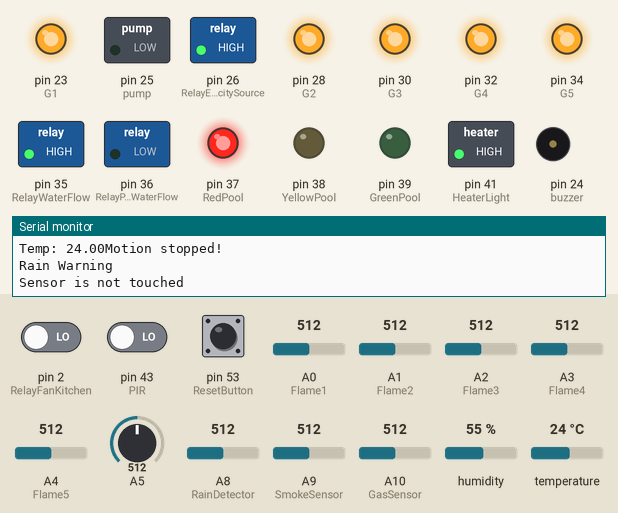
A sketch run on a simulated Arduino Mega 2560, built with avr-gcc and run on an emulated ATmega2560. Parts: switched loads named in the sketch (green lamp = pin HIGH), output pins drawn as LEDs (lit = HIGH), buzzer (waves = sounding, pin HIGH), the last lines printed to the serial monitor. The inputs (shaded band) are chosen by the test bench; at power-on: temperature 24 °C, A5 = 512, A0 (Flame1) = 512, pin 53 (ResetButton) LOW, pin 2 (RelayFanKitchen) LOW, pin 43 (PIR) LOW, A1 (Flame2) = 512, A2 (Flame3) = 512, A3 (Flame4) = 512, A4 (Flame5) = 512, A8 (RainDetector) = 512, A9 (SmokeSensor) = 512, A10 (GasSensor) = 512, humidity 55 %. Pins used as bus, display or sensor lines are not drawn.

Above: at 1.2 s.
1.3 s: temperature set to 26 °C
At 4.4 s:
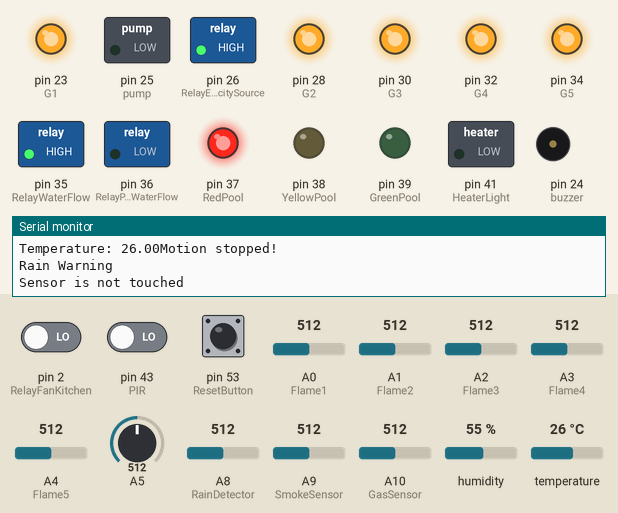
4.7 s: A5 set to 346
6.2 s: A5 set to 313
At 7.0 s:
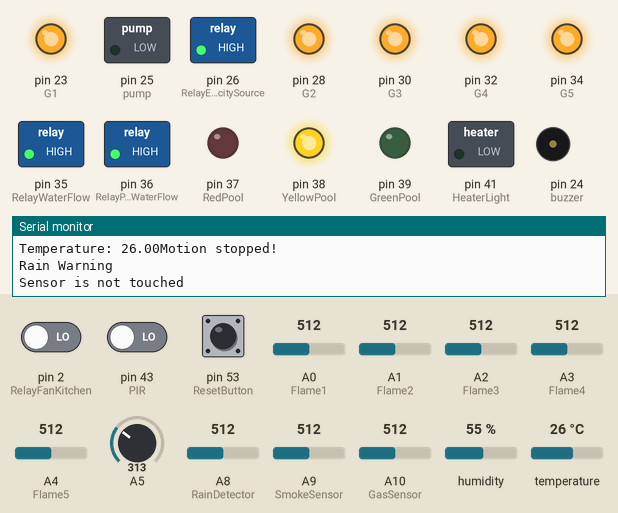
7.9 s: A0 (Flame1) set to 158
9.4 s: A0 (Flame1) set to 137
At 10.6 s:
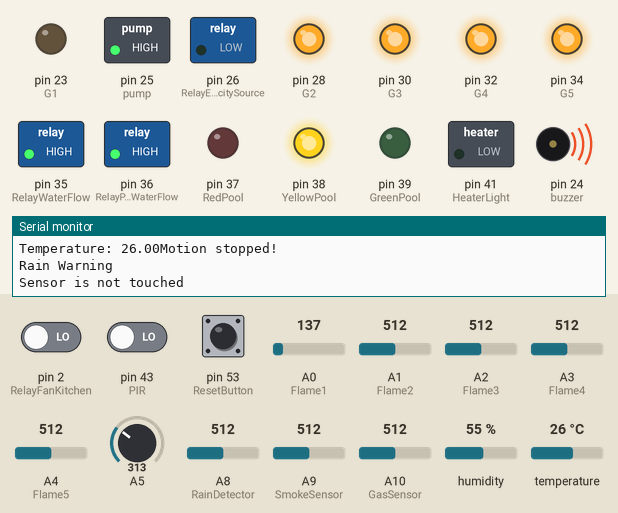
11.2 s: pin 53 (ResetButton) pulled HIGH for 0.25 s
At 11.9 s:
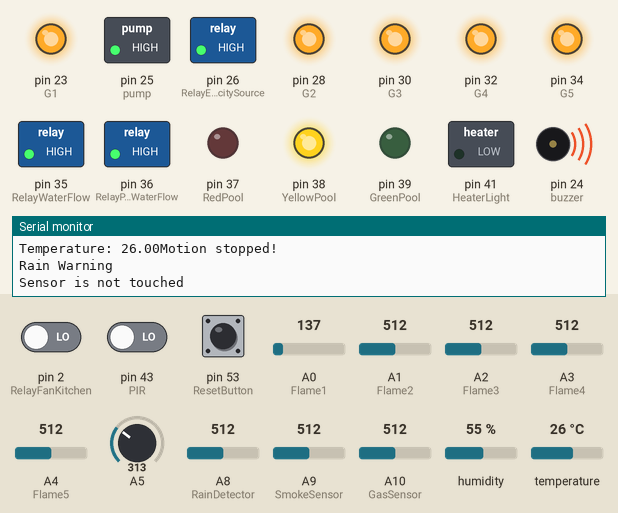
Timing chart, 0 to 14.4 s (numbered marks = the images above; inputs shaded):
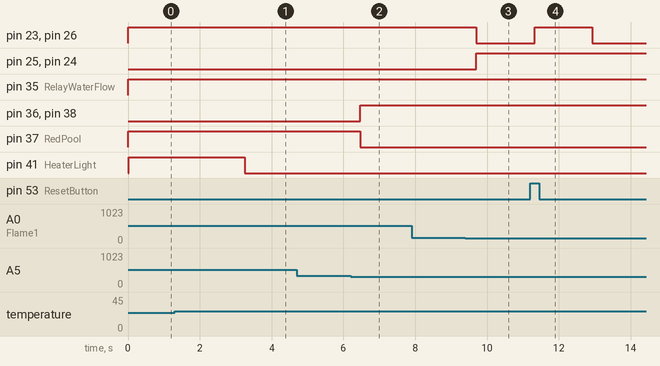

Measured:
- the behaviour switches between 24 and 25 °C on temperature (found by bisection; images 0 and 1)
- the behaviour switches between 331 and 330 on A5 (found by bisection; images 1 and 2)
- the behaviour switches between 150 and 149 on A0 (Flame1) (found by bisection; images 2 and 3)
- after the input at 1.3 s, pin 41 (HeaterLight): HIGH → LOW after 2.0 s
- after the input at 6.2 s, pin 36 (RelayPoolWaterFlow), pin 38 (YellowPool): LOW → HIGH after 0.27 s; pin 37 (RedPool): HIGH → LOW after 0.27 s
- after the input at 9.4 s, pin 23 (G1), pin 26 (RelayElectricitySource): HIGH → LOW after 0.30 s; pin 25 (pump), pin 24 (buzzer): LOW → HIGH after 0.30 s
- after the input at 11.2 s, pin 23 (G1), pin 26 (RelayElectricitySource): LOW → HIGH after 0.12 s, → LOW 1.6 s later

The sketch:

ECO_Smart_Home.ino
```cpp
#include <DHT.h>
#include <DHT_U.h>
#include <IRremote.h>

#define DHTPIN A7
#define DHTTYPE DHT11
DHT dht(DHTPIN, DHTTYPE);

    int R1 = 22;
    int G1 = 23;
    int buzzer = 24;

    int Flame1 = A0 ;

    int R2 = 27;
    int G2 = 28;
    int Flame2 = A1;

    int R3 = 29;
    int G3 = 30;
    int Flame3 = A2;

    int R4 = 31;
    int G4 = 32;
    int Flame4 = A3;

    int R5 = 33;
    int G5 = 34;
    int Flame5 = A4;

    int sensorThreshold = 150;


    int ResetButton = 53;
    int PushOrPull = 0;

    int SoilMoisture = A5;


    int WaterLevel = A6;

    int RedPool = 37;
    int YellowPool = 38;
    int GreenPool = 39;


    int HeaterLight = 41;

    int Reciver = 42;
    #define code1 16724175    // code received from button no. 1
    #define code2 16718055    // code received from button no. 2
    #define code3 16743045    // code received from button no. 3
    #define code4 16716015    // code received from button no. 4
    IRrecv irrecv(Reciver);
    decode_results results;
//  int relay1 = 2;
//  int relayState[] = {0,0,0,0,0};

     int PIR = 43;

     // lowest and highest sensor readings:
     const int sensorMin = 0;     // sensor minimum
     const int sensorMax = 1024;  // sensor maximum
     int RainDetector = A8;

     int TouchSensor = 44;

    int pump = 25;
    int RelayElectricitySource = 26;
    int RelayAC = 40;
    int RelayPoolWaterFlow = 36;
    int RelayWaterFlow = 35;
    int RelayLEDLivingRoom = 45;
    int RelayLEDKitchen = 46;
    int RelayLEDGarage = 47;
    int RelayLEDBathroom = 48;
    int RelayLEDBedroom = 49;
    int RelayLEDAttic = 50;
    int RelayLEDBalcony = 51;
    int RelayLEDOutside = 52;
    int RelayFanAttic = 53;
    int RelayFanKitchen = 2;

    int in1A = 3;
    int in2A = 4;
    int SpeedMainEntranceDoor = 5;

    int in3A = 6;
    int in4A = 7;
    int SpeedMainDoor = 8;

    int in1B = 9;
    int in2B = 10;
    int SpeedGarageDoor = 11;

    int in3B = 12;
    int in4B = 13;
    int SpeedPoolDoor = 14;


    int SmokeSensor = A9;

    int GasSensor = A10;

    int ServoLivingRoom = 15;
    int ServoKitchen = 16;
    int ServoBedroom = 17;
    int ServoBathroom = 18;

    int IRGarage1 = 19;
    int IRGarage2 = 20;
    int IRMainEntrance1 = 21;
  //  int IRMainEntrance2 = 22;

  //  int PhotocellSensor = 23;

  //   int RFID = 24,25,26,27,28,29,30;

 //    int Steppier = 31,32,33,34;


void setup()
{
    Serial.begin(9600);

    irrecv.enableIRIn();

    pinMode(G1, OUTPUT);
    pinMode(R1, OUTPUT);

    pinMode(G2, OUTPUT);
    pinMode(R2, OUTPUT);

    pinMode(G3, OUTPUT);
    pinMode(R3, OUTPUT);

    pinMode(G4, OUTPUT);
    pinMode(R4, OUTPUT);

    pinMode(G5, OUTPUT);
    pinMode(R5, OUTPUT);

    pinMode(RedPool, OUTPUT);
    pinMode(YellowPool,OUTPUT);
    pinMode(GreenPool,OUTPUT);

    pinMode(buzzer, OUTPUT);

    pinMode(RelayElectricitySource, OUTPUT);
    pinMode(pump, OUTPUT);
    pinMode(RelayWaterFlow,OUTPUT);
    pinMode(RelayPoolWaterFlow,OUTPUT);
    pinMode(RelayFanKitchen,OUTPUT);

    pinMode(ResetButton, INPUT);

    pinMode(Flame1, INPUT) ;
    pinMode(Flame2, INPUT) ;
    pinMode(Flame3, INPUT) ;
    pinMode(Flame4, INPUT) ;
    pinMode(Flame5, INPUT) ;

    pinMode(RelayAC, OUTPUT);
    pinMode(HeaterLight, OUTPUT);

    pinMode(PIR, INPUT);

    pinMode(RainDetector, INPUT);

    pinMode(TouchSensor, INPUT);

    pinMode(in1A,OUTPUT);
    pinMode(in2A,OUTPUT);
    pinMode(SpeedMainEntranceDoor,OUTPUT);
    pinMode(in3A,OUTPUT);
    pinMode(in4A,OUTPUT);
    pinMode(SpeedMainDoor,OUTPUT);
    pinMode(in1B,OUTPUT);
    pinMode(in2B,OUTPUT);
    pinMode(SpeedGarageDoor,OUTPUT);
    pinMode(in3B,OUTPUT);
    pinMode(in4B,OUTPUT);
    pinMode(SpeedPoolDoor,OUTPUT);

    pinMode(SmokeSensor, INPUT);

    pinMode(GasSensor, INPUT);

    dht.begin();
    digitalWrite(RelayAC, LOW);
    digitalWrite(HeaterLight, LOW);

    digitalWrite(G1, HIGH);
    digitalWrite(G2, HIGH);
    digitalWrite(G3, HIGH);
    digitalWrite(G4, HIGH);
    digitalWrite(G5, HIGH);

    digitalWrite(RelayElectricitySource, HIGH);
    digitalWrite(pump, LOW);
    digitalWrite(RelayWaterFlow, LOW);
    digitalWrite(RelayPoolWaterFlow, LOW);
    pinMode(RelayFanKitchen,LOW);

    pinMode(in1A,LOW);
    pinMode(in2A,LOW);
    pinMode(SpeedMainEntranceDoor,LOW);
    pinMode(in3A,LOW);
    pinMode(in4A,LOW);
    pinMode(SpeedMainDoor,LOW);
    pinMode(in1B,LOW);
    pinMode(in2B,LOW);
    pinMode(SpeedGarageDoor,LOW);
    pinMode(in3B,LOW);
    pinMode(in4B,LOW);
    pinMode(SpeedPoolDoor,LOW);

}

void loop() {

    int DigitalFlame1 = analogRead(Flame1);
    int DigitalFlame2 = analogRead(Flame2);
    int DigitalFlame3 = analogRead(Flame3);
    int DigitalFlame4 = analogRead(Flame4);
    int DigitalFlame5 = analogRead(Flame5);

    PushOrPull = digitalRead(ResetButton);

    int AnalogRainDetector = analogRead(RainDetector);
    int range = map(AnalogRainDetector, sensorMin, sensorMax, 0, 3);

    int AnalogSmokeSensor = analogRead(SmokeSensor);
    int AnalogGasSensor = analogRead(GasSensor);

/*---------- Gas Leak System ----------*/
if ( AnalogGasSensor < sensorThreshold )
{
    digitalWrite(buzzer,HIGH);
    digitalWrite(RelayFanKitchen,HIGH);
}

/*---------- Smoke System ----------*/
if ( AnalogSmokeSensor < sensorThreshold )
{
    digitalWrite(buzzer,HIGH);
}

/*---------- Fire System ----------*/
if ( DigitalFlame1 < sensorThreshold )
{

    digitalWrite(R1, HIGH);
    digitalWrite(G1, LOW);
    digitalWrite(buzzer,HIGH);

    digitalWrite(RelayElectricitySource, LOW);
    digitalWrite(pump, HIGH);
}
else
{
  if( DigitalFlame2 < sensorThreshold)
  {
    digitalWrite(R2, HIGH);
    digitalWrite(G2, LOW);
    digitalWrite(buzzer,HIGH);

    digitalWrite(RelayElectricitySource, LOW);
    digitalWrite(pump, HIGH);
  }
  else
  {
    if(DigitalFlame3 < sensorThreshold)
    {
     digitalWrite(R3, HIGH);
     digitalWrite(G3, LOW);
     digitalWrite(buzzer,HIGH);

     digitalWrite(RelayElectricitySource, LOW);
     digitalWrite(pump, HIGH);
    }
    else
    {
      if(DigitalFlame4 < sensorThreshold)
      {
       digitalWrite(R4, HIGH);
       digitalWrite(G4, LOW);
       digitalWrite(buzzer,HIGH);

       digitalWrite(RelayElectricitySource, LOW);
       digitalWrite(pump, HIGH);
      }
      else
      {
        if(DigitalFlame5 < sensorThreshold)
        {
         digitalWrite(R5, HIGH);
         digitalWrite(G5, LOW);
         digitalWrite(buzzer,HIGH);

         digitalWrite(RelayElectricitySource, LOW);
         digitalWrite(pump, HIGH);
        }
        else
        {
          digitalWrite(pump, LOW);
        }
      }
    }
  }
}

if(PushOrPull == HIGH)
{

    digitalWrite(RelayElectricitySource, HIGH);

    digitalWrite(R1, LOW);
    digitalWrite(G1, HIGH);
    digitalWrite(R2, LOW);
    digitalWrite(G2, HIGH);
    digitalWrite(R3, LOW);
    digitalWrite(G3 , HIGH);
    digitalWrite(R4, LOW);
    digitalWrite(G4, HIGH);
    digitalWrite(R5, LOW);
    digitalWrite(G5 , HIGH);

}

/*---------- Irrigation System ----------*/
if (SoilMoisture > 50)
  {
    digitalWrite(RelayWaterFlow, HIGH);
  }
  else
  {
    digitalWrite(RelayWaterFlow, LOW);
  }

/*---------- Water Level System ----------*/
if(analogRead(A5)<25)
{
   Serial.println("Water Level: Empty");
   Serial.println(analogRead(A5));
   digitalWrite (RedPool,LOW);
   digitalWrite(YellowPool,LOW);
   digitalWrite(GreenPool,LOW);
   digitalWrite(RelayPoolWaterFlow, HIGH);
}
else
{
  if(analogRead(A5) > 25 && analogRead(A5) <=275)
  {
    Serial.println("Water Level: Low");
    Serial.println(analogRead(A5));
    digitalWrite (RedPool,LOW);
    digitalWrite(YellowPool,LOW);
    digitalWrite(GreenPool,HIGH);
    digitalWrite(RelayPoolWaterFlow, HIGH);
  }
  else
  {
    if(analogRead(A5) > 275 && analogRead(A5) <=330)
    {
      Serial.println("Water Level: Medium");
      Serial.println(analogRead(A5));
      digitalWrite (RedPool,LOW);
      digitalWrite(YellowPool,HIGH);
      digitalWrite(GreenPool,LOW);
      digitalWrite(RelayPoolWaterFlow, HIGH);
    }
    else
    {
      if(analogRead(A5) > 330)
      {
        Serial.println("Water Level: High");
        Serial.println(analogRead(A5));
        digitalWrite (RedPool,HIGH);
        digitalWrite(YellowPool,LOW);
        digitalWrite(GreenPool,LOW);
        digitalWrite(RelayPoolWaterFlow, LOW);
      }
    }
  }
}

/*---------- Cooling & Heating System ----------*/
   float h = dht.readHumidity();
   // Reading temperature or humidity takes about 250 milliseconds!
   float t = dht.readTemperature();
   // Read temperature as Celsius (the default)
   float f = dht.readTemperature(true);

   if (t >=25 && t<=30)
  {
      Serial.print("Temperature: ");
      Serial.print(t);
      digitalWrite(RelayAC, LOW);
      digitalWrite(HeaterLight, LOW);

  }
  else
  {
    if(t<25)
    {
       Serial.print("Temp: ");
       Serial.print(t);
       digitalWrite(RelayAC, LOW);
       digitalWrite(HeaterLight, HIGH);
    }
    else
    {
      if(t>31)
      {
       Serial.print("TEMP: ");
       Serial.print(t);
       digitalWrite(RelayAC, HIGH);
       digitalWrite(HeaterLight, LOW);
      }
    }
  }

/*---------- IR Remote Control ----------*/
/*  if (irrecv.decode(&results))
  {
   unsigned int value = results.value;
   switch(value)
   {
     case code1:
     if(relayState[1] == 0)
     {
       //digitalWrite(relay1, HIGH); // turn it off when button is pressed
       //relayState[1] = 1; // and set its state as off
     }
     else
     {
      // digitalWrite(relay1, LOW); // turn it on when the button is pressed
      // relayState[1] = 0; // and set its state as on
     }
     break;
   }
     irrecv.resume(); // Receive the next value
}
*/

/*---------- Motion Detector Lights ----------*/
 if (digitalRead(PIR) == HIGH) { // check if the sensor is HIGH
    Serial.println("Motion detected!");
    delay(100);                   // delay 100 milliseconds
  }
  else {
    Serial.println("Motion stopped!");
    delay(100);                   // delay 100 milliseconds
  }

/*---------- Rain Detection ----------*/
  // range value:
  switch (range) {
 case 0:    // Sensor getting wet
    Serial.println("Flood");
    break;
 case 1:    // Sensor getting wet
    Serial.println("Rain Warning");
    break;
 case 2:    // Sensor dry - To shut this up delete the " Serial.println("Not Raining"); " below.
    Serial.println("Not Raining");
    break;
  }
  delay(1);  // delay between reads

/*---------- Touch Sensor ----------*/
  if (digitalRead(2) == HIGH)
  {
      Serial.println("Sensor is touched");
  }
  else
  {
      Serial.println("Sensor is not touched");
  }
  delay(500);

/*----------  ----------*/

delay(1000);

}

/*---------- Motor Driver A ----------*/
void MainEntranceDoorRight(){
  digitalWrite(in1A, HIGH);
  digitalWrite(in2A, LOW);
  analogWrite(SpeedMainEntranceDoor,100);
}
void MainEntranceDoorLeft(){
  digitalWrite(in1A,LOW);
  digitalWrite(in2A,HIGH);
  analogWrite(SpeedMainEntranceDoor,100);
}
void MainEntranceDoorOff(){
  digitalWrite(in1A, LOW);
  digitalWrite(in2A, LOW);
  analogWrite(SpeedMainEntranceDoor,0);
}
void MainDoorRight(){
  digitalWrite(in3A, HIGH);
  digitalWrite(in4A, LOW);
  analogWrite(SpeedMainDoor,100);
}
void MainDoorLeft(){
  digitalWrite(in3A,LOW);
  digitalWrite(in4A,HIGH);
  analogWrite(SpeedMainDoor,100);
}
void MainDoorOff(){
  digitalWrite(in3A, LOW);
  digitalWrite(in4A, LOW);
  analogWrite(SpeedMainDoor,0);
}

/*---------- Motor Driver B ----------*/
void GarageDoorUp(){
  digitalWrite(in1B, HIGH);
  digitalWrite(in2B, LOW);
  analogWrite(SpeedGarageDoor,100);
}
void GarageDoorDown(){
  digitalWrite(in1B,LOW);
  digitalWrite(in2B,HIGH);
  analogWrite(SpeedGarageDoor,100);
}
void GarageDoorOff(){
  digitalWrite(in1B, LOW);
  digitalWrite(in2B, LOW);
  analogWrite(SpeedGarageDoor,0);
}
void PoolDoorFront(){
  digitalWrite(in3B, HIGH);
  digitalWrite(in4B, LOW);
  analogWrite(SpeedPoolDoor,100);
}
void PoolDoorBack(){
  digitalWrite(in3B,LOW);
  digitalWrite(in4B,HIGH);
  analogWrite(SpeedPoolDoor,100);
}
void PoolDoorOff(){
  digitalWrite(in3B, LOW);
  digitalWrite(in4B, LOW);
  analogWrite(SpeedPoolDoor,0);
}
```
